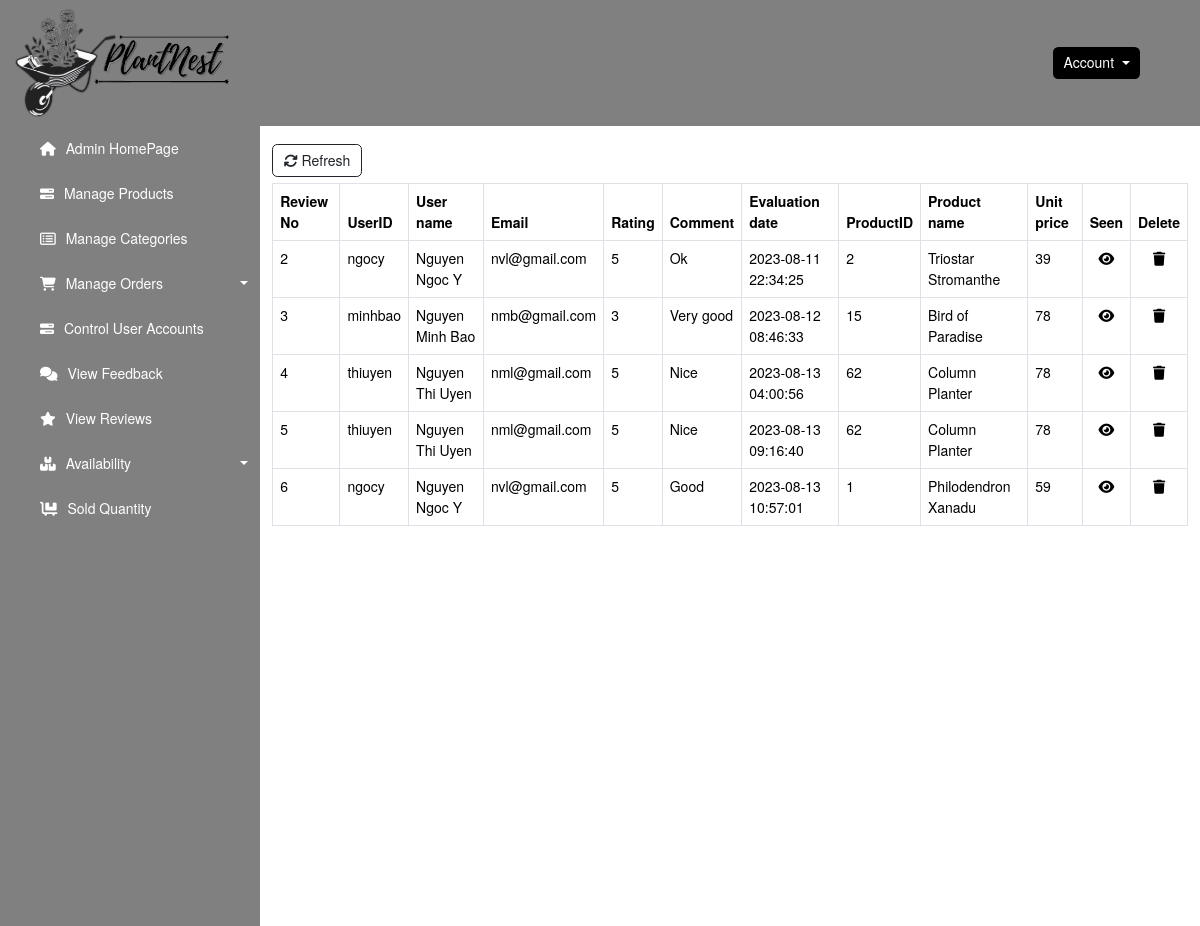
Screenshot of /admin/userReview.php (signed in) with the database file from the repository.
### tables this page shows
CREATE TABLE `userreview` (
  `reviewNo` int(11) NOT NULL,
  `userID` varchar(50) NOT NULL,
  `rating` smallint(6) NOT NULL,
  `review` varchar(600) NOT NULL,
  `seen` tinyint(4) NOT NULL DEFAULT 0,
  `dateReview` datetime NOT NULL DEFAULT current_timestamp(),
  `productID` int(11) NOT NULL
);

CREATE TABLE `account` (
  `userID` varchar(50) NOT NULL,
  `fullname` varchar(255) NOT NULL,
  `password` varchar(500) NOT NULL,
  `phone` varchar(15) NOT NULL,
  `address` varchar(600) NOT NULL,
  `gender` varchar(6) NOT NULL,
  `birthday` date NOT NULL,
  `role` tinyint(4) NOT NULL,
  `email` varchar(255) NOT NULL
);

CREATE TABLE `products` (
  `productID` int(11) NOT NULL,
  `productName` varchar(255) NOT NULL,
  `unitPrice` decimal(10,0) NOT NULL,
  `height` varchar(255) NOT NULL,
  `uses` varchar(600) DEFAULT NULL,
  `growthHabits` varchar(600) DEFAULT NULL,
  `light` varchar(255) DEFAULT NULL,
  `water` varchar(255) DEFAULT NULL,
  `categoryID` int(11) NOT NULL,
  `imageURL` varchar(500) NOT NULL,
  `unitsInStock` int(11) DEFAULT 100
);

### classes/UserReview.php (called while the page is built, shortened)
<?php
class UserReview {
    public function showAll($conn) {
        $sql = "SELECT reviewNo, u.userID, rating, review, seen, dateReview, u.productID, p.productName, p.unitPrice, a.fullname, a.email FROM userreview u INNER JOIN products p ON u.productID = p.productID INNER JOIN account a ON u.userID = a.userID WHERE seen = 0";
        $result = $conn->query($sql) or die($this->conn->error.__LINE__);
        return $result;
    }
}

### admin/userReview.php (the view, shortened to what this page needs)
<?php
if(isset($_SESSION['role']) && ($_SESSION['role'] == 1)){
include_once '../classes/UserReview.php';
include_once '../assets/database.php';
$userReview = new UserReview();
?>
<!DOCTYPE html>
<html lang="en">
<head>
    <link href="https://cdn.jsdelivr.net/npm/bootstrap@5.3.1/dist/css/bootstrap.min.css" rel="stylesheet">
    <link rel="stylesheet" href="../assets/css/admins.css">
    <link rel="stylesheet" href="https://cdnjs.cloudflare.com/ajax/libs/font-awesome/6.4.2/css/all.min.css" />
</head>
<body>
    <?php
    $result = $userReview->showAll($conn);
    ?>
    <nav class="navbar header sticky-top">
        <div class="header-left">
            <div class="navbar-brand">
                <a href="./home.php">
                    <img src="../assets/images/logo/logo.png" alt="logo" class="img-fluid header-brand">
                </a>
            </div>
        </div>
        <div class="dropdown header-right" style="margin-right: 60px;">
            <button class="btn btn-secondary dropdown-toggle" type="button" data-bs-toggle="dropdown" aria-expanded="false">
                Account
            </button>
        </div>
    </nav>
    <div id="body">
    <div id="menu-nav" style="display: block;" class="menu-manage">
            <ul class="menu-nav__list" style="list-style: none;">
                <li class="menu-nav__item">
                    <a href="./home.php" class="menu-nav__link">
                        <div>
                            <i class="fa-solid fa-house" style="margin-right: 6px;"></i>
                            Admin HomePage
                        </div>
                    </a>
                </li>
                <li class="menu-nav__item">
                    <a href="./manageProduct.php" class="menu-nav__link">
                        <div>
                            <i class="fa-solid fa-bars-progress" style="margin-right: 6px;"></i>
                            Manage Products
                        </div>
                    </a>
                </li>
                <li class="nav-item menu-nav__item">
                    <a href="./manageCategory.php" class="menu-nav__link">
                        <div>
                            <i class="fa-regular fa-rectangle-list" style="margin-right: 6px;"></i>
                            Manage Categories
                        </div>
                    </a>
                </li>
                <li class="menu-nav__item">
                    <a href="home.php" class="menu-nav__link nav-link dropdown-toggle" id="navbarDarkDropdownMenuLink" role="button" data-bs-toggle="dropdown" aria-expanded="false">
                        <div>
                            <i class="fa-solid fa-cart-shopping" style="margin-right: 6px;"></i>
                            Manage Orders
                        </div>
                    </a>
                </li>
                <li class="menu-nav__item">
                    <a href="controlUserAccount.php" class="menu-nav__link">
                        <div>
                            <i class="fa-solid fa-bars-progress" style="margin-right: 6px;"></i>
                            Control User Accounts
                        </div>
                    </a>
                </li>
                <li class="menu-nav__item">
                    <a href="./userQueries.php" class="menu-nav__link">
                        <div>
                            <i class="fa-solid fa-comments" style="margin-right: 6px;"></i>
                            View Feedback
                        </div>
                    </a>
                </li>
                <li class="menu-nav__item">
                    <a href="./userReview.php" class="menu-nav__link">
                        <div>
                            <i class="fa-solid fa-star" style="margin-right: 6px;"></i>
                            View Reviews
                        </div>
                    </a>
                </li>
                <li class="menu-nav__item">
                    <a href="home.php" class="menu-nav__link nav-link dropdown-toggle" id="navbarDarkDropdownMenuLink" role="button" data-bs-toggle="dropdown" aria-expanded="false">
                        <div>
                            <i class="fa-solid fa-boxes-stacked" style="margin-right: 6px;"></i>
                            Availability
                        </div>
                    </a>
                </li>
                <li class="menu-nav__item">
                    <a href="soldQuantity.php" class="menu-nav__link">
                        <div>
                            <i class="fa-solid fa-cart-flatbed" style="margin-right: 6px;"></i>
                            Sold Quantity
                        </div>
                    </a>
                </li>
            </ul>
        </div>
        <div class="body-container" style="width: 90%;">
            <div class="body-container-nav">
                <div class="body-container-refresh">
                    <a type="button" class="btn btn-outline-dark" href="userReview.php">
                        <i class="fa-solid fa-arrows-rotate"></i> Refresh
                    </a>
                </div>
            </div>
            <table class="table table-bordered body-container-table">
                <thead>
                    <th>Review No</th>
                    <th>UserID</th>
                    <th>User name</th>
                    <th>Email</th>
                    <th>Rating</th>
                    <th>Comment</th>
                    <th>Evaluation date</th>
                    <th>ProductID</th>
                    <th>Product name</th>
                    <th>Unit price</th>
                    <th>Seen</th>
                    <th>Delete</th>
                </thead>
                <tbody>
                    <?php
                    if ($result->num_rows > 0) {
                        while ($row = $result->fetch_assoc()) {
                    ?>
                            <tr>
                                <td><?php echo $row["reviewNo"] ?></td>
                                <td><?php echo $row["userID"] ?></td>
                                <td><?php echo $row["fullname"] ?></td>
                                <td><?php echo $row["email"] ?></td>
                                <td><?php echo $row["rating"] ?></td>
                                <td><?php echo $row["review"] ?></td>
                                <td><?php echo $row["dateReview"] ?></td>
                                <td><?php echo $row["productID"] ?></td>
                                <td><?php echo $row["productName"] ?></td>
                                <td><?php echo $row["unitPrice"] ?></td>
                                <td style="text-align: center;">
                                    <a class="body-container-edit" href="?action=seen&reviewNo=<?php echo $row["reviewNo"] ?>">
                                    <i class="fas fa-eye" style="color: #000000;"></i>
                                    </a>
                                </td>
                                <td style="text-align: center;">
                                    <a class="body-container-delete" href="?action=deleteReview&reviewNo=<?php echo $row["reviewNo"] ?>">
                                        <i class="fa-solid fa-trash" style="color: #000000;"></i>
                                    </a>
                                </td>
                            </tr>
                    <?php
                        }
                    }
                    ?>
                </tbody>
            </table>
        </div>
    </div>
</body>
</html>
<?php } else {
     header('location: login_admin.php');
} ?>

### assets/css/admins.css (style rules this page uses)
:root { --custom-blue: gray; }
* { padding: 0; margin: 0; font-family: 'Roboto', "sans-serif"; font-family: "Helvetica Neue", Helvetica, Arial, "Hiragino Sans GB", "Heiti TC", sans-serif; font-size: 14px; }
.header { background-color: gray; justify-content: space-between; padding: 0; }
.header-right { margin-right: 24px; color: #fff; }
.header-right button { border: none; background-color: #000000; }
.header-brand { width: 250px; padding: 0 12px; margin: 0; }
#body { display: flex; }
#menu-nav { background-color: var(--custom-blue); min-width: 230px; width: 300px; height: 100vh; }
.menu-nav__item { padding: 12px; }
.menu-nav__link { display: flex; align-items: center; justify-content: space-between; text-decoration: none; color: #ffffff; }
.body-container { padding: 12px; }
.body-container-nav { display: flex; justify-content: space-between; align-items: center; margin: 6px 0; }

### rows the page displays
userreview: reviewNo "2", userID "ngocy", userID.fullname "Nguyen Ngoc Y", userID.email "nvl@gmail.com", rating "5", review "Ok", dateReview "2023-08-11 22:34:25", productID "2", productID.productName "Triostar Stromanthe", productID.unitPrice "39"
userreview: reviewNo "3", userID "minhbao", userID.fullname "Nguyen Minh Bao", userID.email "nmb@gmail.com", rating "3", review "Very good", dateReview "2023-08-12 08:46:33", productID "15", productID.productName "Bird of Paradise", productID.unitPrice "78"
userreview: reviewNo "4", userID "thiuyen", userID.fullname "Nguyen Thi Uyen", userID.email "nml@gmail.com", rating "5", review "Nice", dateReview "2023-08-13 04:00:56", productID "62", productID.productName "Column Planter", productID.unitPrice "78"
userreview: reviewNo "5", userID "thiuyen", userID.fullname "Nguyen Thi Uyen", userID.email "nml@gmail.com", rating "5", review "Nice", dateReview "2023-08-13 09:16:40", productID "62", productID.productName "Column Planter", productID.unitPrice "78"
userreview: reviewNo "6", userID "ngocy", userID.fullname "Nguyen Ngoc Y", userID.email "nvl@gmail.com", rating "5", review "Good", dateReview "2023-08-13 10:57:01", productID "1", productID.productName "Philodendron Xanadu", productID.unitPrice "59"
